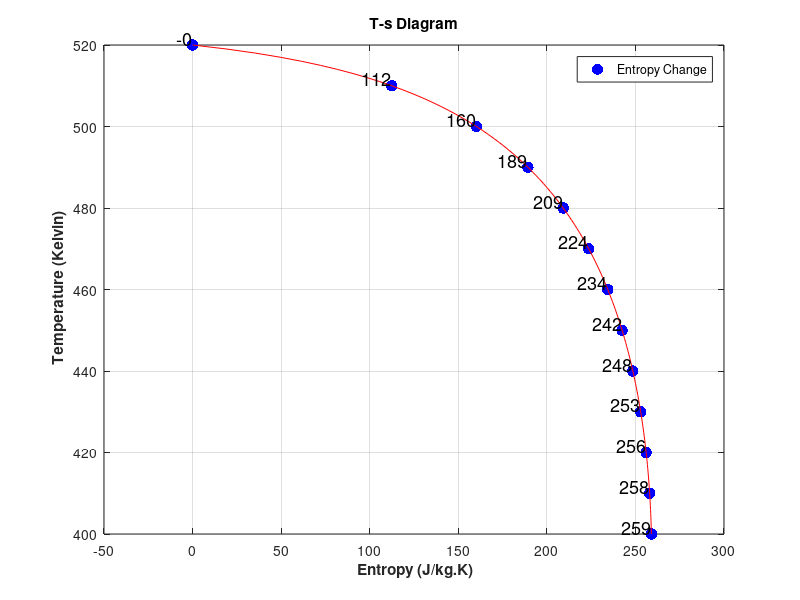

Write MATLAB code to recreate this figure.
% -------------------------------------------------------------------------
% 
% Yiğit Günsür ELMACIOĞLU  -  2017405120
% 
% -------------------------------------------------------------------------

clc
clear
close all

k    = 1.667 ;
c_p  = 520.3 ;
R    = 208.1 ;
D    = 0.08 ;
V_1  = 70 ;
T_1  = 520 ;
P_1  = 350e3 ;
f    = 0.005 ;
T_exit_max = 520 ;
T_exit_min = 400 ;
d_T = 10 ;

c_in = sqrt(k*R*T_1) ;
M_in = V_1/c_in 

M = M_in ;
l_star = D/f * ( (1-M^2)/(k*M^2) + (k+1)/(2*k)*log((k+1)/2*M^2 / (1+(k-1)/2*M^2)) ) 
T_0 = T_1 * ( 1 + (k-1)/2*M^2 ) 
p_star = P_1 / ( 1/M_in * sqrt( (k+1)/2/(1+(k-1)/2*M_in^2) ) ) 
 
i = 1 ;
for T = T_exit_min:10:T_exit_max    
    M_exit = sqrt((T_0/T - 1)*2/(k-1)) ;
    P_exit = p_star * ( 1/M_exit * sqrt( (k+1)/2/(1+(k-1)/2*M_exit^2) ) ) ;
    d_S(i) = c_p*log(T/T_1) - R*log(P_exit/P_1) ;
    i = i + 1 ;
end
x = linspace(T_exit_min,T_exit_max,i-1);

% % FANNO LINE with ITERATION -----------------------------------------------
% i = 1 ;
% for T = T_exit_min:1:T_exit_max    
%     M_exit = sqrt((T_0/T - 1)*2/(k-1)) ;
%     P_exit = p_star * ( 1/M_exit * sqrt( (k+1)/2/(1+(k-1)/2*M_exit^2) ) ) ;
%     d_S_cont(i) = c_p*log(T/T_1) - R*log(P_exit/P_1) ;
%     i = i + 1 ;
% end
% x_cont = linspace(T_exit_min,T_exit_max,i-1);
% % -------------------------------------------------------------------------

% FANNO LINE with ANALYTICAL FORMULA --------------------------------------
Fanno = @(x) (c_p-R)*log(x)+R/2*log(T_0-x)+(-(c_p-R)*log(T_1)+R/2*log(2*c_p)-R*log(V_1));
x_Fanno = T_exit_min:1:T_exit_max ;
% -------------------------------------------------------------------------

plot(d_S,x,'b.','MarkerSize',25)
hold on
% plot(d_S_cont, x_cont)
% hold on
plot(Fanno(x_Fanno), x_Fanno,'r')
for i=1:13
    data =  int2str(d_S(i)) ;
    text(d_S(i),x(i),data,'VerticalAlignment','bottom','HorizontalAlignment','right','FontSize',13)
end
grid on
xlabel('\bf Entropy (J/kg.K)')
ylabel('\bf Temperature (Kelvin)')
legend('Entropy Change')
title('T-s Diagram')
